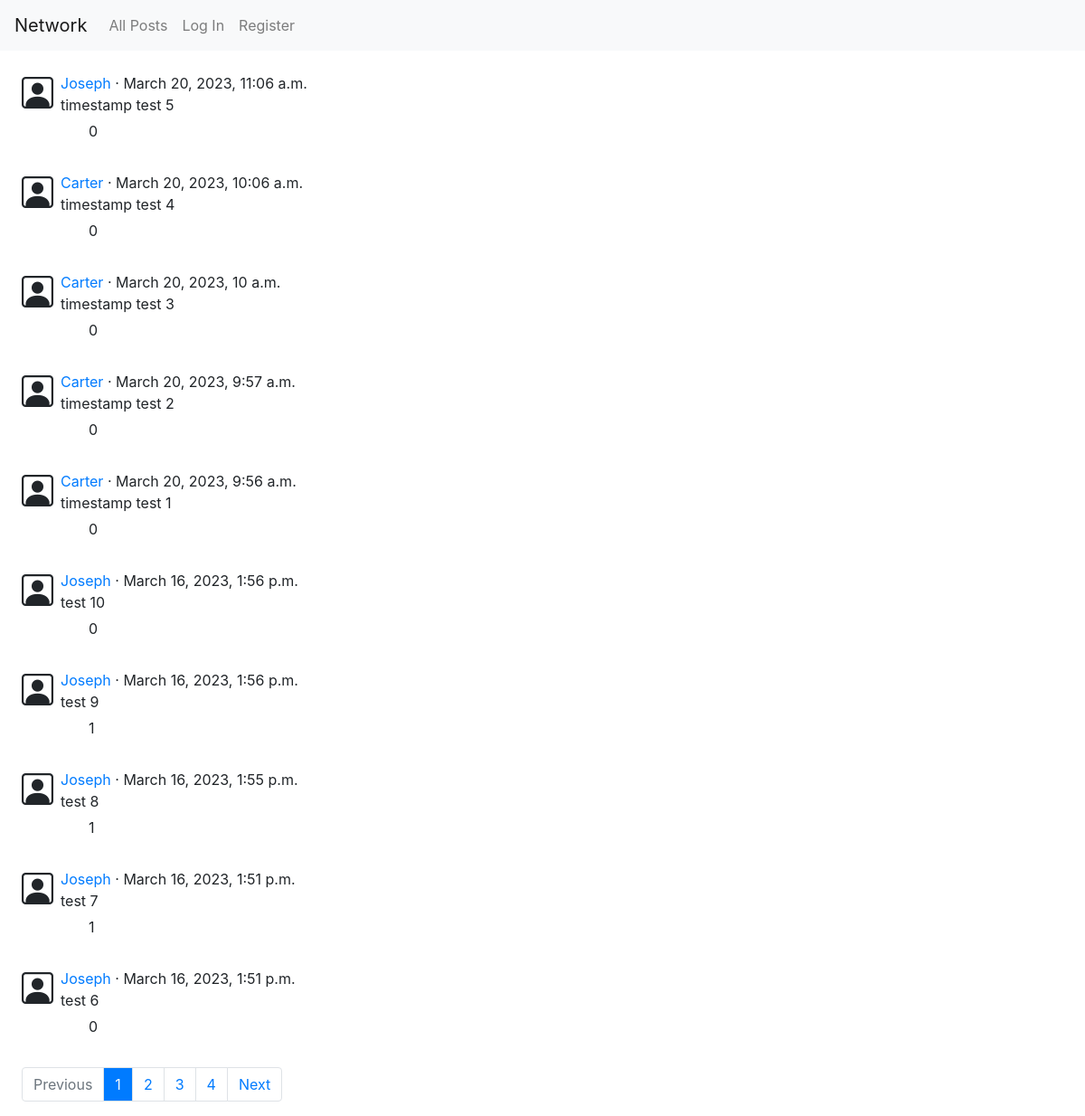
/, run on an earlier commit of the app's database.
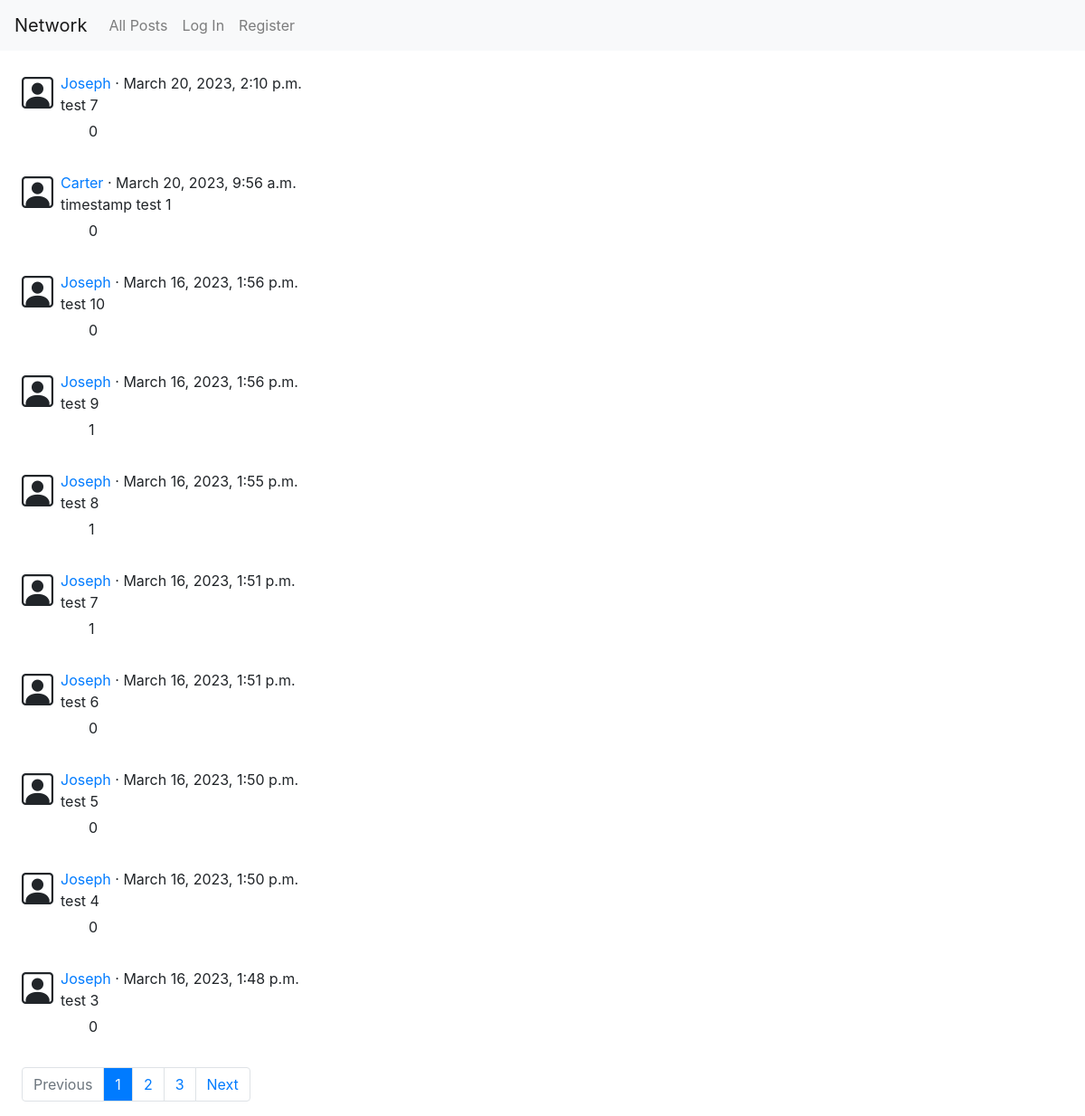
And on a later commit of the database.
### network/models.py (models this page shows, shortened)
class Post(models.Model):
    creator = models.ForeignKey(User, on_delete=models.CASCADE, related_name="posts")
    content = models.TextField(max_length=280)
    timestamp = models.DateTimeField(auto_now_add=True)
    likers = models.ManyToManyField(User, related_name="likes")
    def frontend_timestamp(self):
        current_time = datetime.datetime.utcnow().replace(tzinfo=pytz.UTC)
        difference = current_time - self.timestamp
        one_day = datetime.timedelta(days=1)
        if difference < one_day: # if difference less than 1 day
            difference_seconds = int(difference.total_seconds())
            if difference_seconds < 60:
                return  f"{difference_seconds}s"
            elif difference_seconds < 60*60:
                mins = difference_seconds // 60
                return  f"{mins}m"
            else:
                hrs = difference_seconds // (60*60)
                return  f"{hrs}h"
        else: # if difference greater than 1 day
            return self.timestamp

class User(AbstractUser):
    def get_followers(self):
        filtered_connections = Connection.objects.filter(target=self)
        followers = []
        for connection in filtered_connections:
            followers.append(connection.origin)
        return followers

### network/views.py (the view)
# urls.py: path("", views.index, name="index"),
def index(request):
    posts = Post.objects.order_by("-timestamp").all()
    paginator = Paginator(posts, 10)
    page_number = request.GET.get("page", 1)
    page_obj = paginator.get_page(page_number)
    page_numbers_list = paginator.get_elided_page_range(page_number, on_each_side=1, on_ends=1)
    return render(request, "network/index.html", {
        "form": NewPostForm(),
        "page_obj": page_obj,
        "page_numbers_list": page_numbers_list
    })

### network/templates/network/index.html (shortened to what this page needs)
{% extends "network/layout.html" %}
{% block body %}
    <div class="main_container ml-4 mt-4">
        {% for post in page_obj %}
            {% include 'network/includes/post_layout.html' %}
        {% empty %}
            {% if following_posts_page %}
                <div>Follow users so you can see their posts!</div>
            {% endif %}
        {% endfor %}
        {% include 'network/includes/page_navigation.html' %}
    </div>
{% endblock %}

### network/templates/network/includes/post_layout.html (shortened to what this page needs)
 <div class="post_container d-flex justify-content-start align-items-start mb-3">
    <i class="bi bi-person-square user_icon mr-2 d-flex justify-content-start"></i>
    <div id="post-details-{{post.id}}" class="post_details d-flex flex-column justify-content-start align-items-start">
        <div>
            <div class="mr-3"><a href="{% url 'network:profile' post.creator.username %}">{{ post.creator }}</a> · {{ post.frontend_timestamp }}</div>
        </div>
        <div id="content-{{post.id}}" class="mb-1">{{ post.content }}</div>
        <div id="like-edit-container-{{post.id}}" class="like_edit_container">
            <div class="d-flex align-items-start">
                {% if not user.is_authenticated %}
                    <div class="heart" data-postid={{post.id}} data-likestate="notliked"></div>
                {% else %}
                    {% if request.user in post.likers.all %}
                        <div id="heart-{{post.id}}" class="heart red_heart" data-postid={{post.id}} data-likestate="liked"></div>
                    {% else %}
                        <div id="heart-{{post.id}}" class="heart" data-postid={{post.id}} data-likestate="notliked"></div>
                    {% endif %}
                {% endif %}
                <div id="likes-count-{{post.id}}" class="likes_count_container">{{ post.likers.count }}</div>
            </div>
        </div>
    </div>
</div>

What changed in the data, as far as the page shows it:
removed Post: creator "Joseph", frontend_timestamp "March 20, 2023, 11:06 a.m.", content "timestamp test 5", likers.count "0"
removed Post: creator "Carter", frontend_timestamp "March 20, 2023, 10:06 a.m.", content "timestamp test 4", likers.count "0"
removed Post: creator "Carter", frontend_timestamp "March 20, 2023, 10 a.m.", content "timestamp test 3", likers.count "0"
removed Post: creator "Carter", frontend_timestamp "March 20, 2023, 9:57 a.m.", content "timestamp test 2", likers.count "0"
added Post: creator "Joseph", frontend_timestamp "March 20, 2023, 2:10 p.m.", content "test 7", likers.count "0"
now on this page (row unchanged): Post: creator "Joseph", frontend_timestamp "March 16, 2023, 1:50 p.m.", content "test 5", likers.count "0"
now on this page (row unchanged): Post: creator "Joseph", frontend_timestamp "March 16, 2023, 1:50 p.m.", content "test 4", likers.count "0"
now on this page (row unchanged): Post: creator "Joseph", frontend_timestamp "March 16, 2023, 1:48 p.m.", content "test 3", likers.count "0"
Also different on the page:
list line gone: "4"
